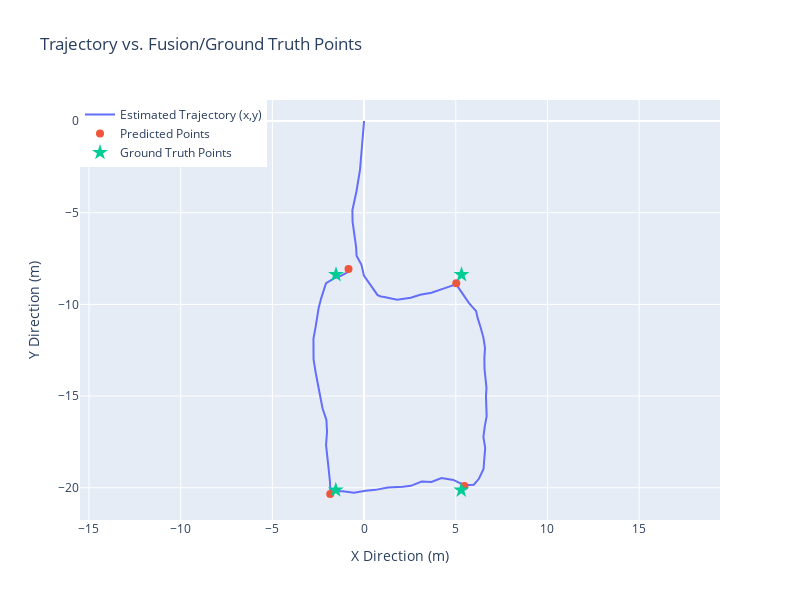

The notebook cell this image was saved under:
### Code cell
# Extract the recorded (x, y) path from the JSON (if available)
xy_coords = [(0, 0)] + [(item['x'], item['y']) for item in data['fusionData']]

# Convert lat/lon predictions and ground truths to local x, y (meters)
fused_xy = [geo_to_xy(start_position, p) for p in lat_lon_list]
true_xy  = [geo_to_xy(start_position, t) for t in ground_truth]

# Separate out the x, y lists
xvals = [coord[0] for coord in xy_coords]
yvals = [coord[1] for coord in xy_coords]

# Create the plotly figure
fig = go.Figure()

# Add estimated trajectory line
fig.add_trace(go.Scatter(
    x=xvals, y=yvals,
    mode='lines',
    name='Estimated Trajectory (x,y)',
    line=dict(width=2)
))

# Add predicted points
fused_x, fused_y = zip(*fused_xy)
fig.add_trace(go.Scatter(
    x=fused_x, y=fused_y,
    mode='markers',
    name='Predicted Points',
    marker=dict(size=8)
))

# Add ground truth points
true_x, true_y = zip(*true_xy)
fig.add_trace(go.Scatter(
    x=true_x, y=true_y,
    mode='markers',
    name='Ground Truth Points',
    marker=dict(symbol='star', size=12)
))

fig.update_layout(
    title='Trajectory vs. Fusion/Ground Truth Points',
    xaxis_title='X Direction (m)',
    yaxis_title='Y Direction (m)',
    legend=dict(x=0, y=1),
    xaxis=dict(scaleanchor='y'),
    yaxis=dict(),
    width=800,
    height=600,
    # paper_bgcolor='rgba(0,0,0,0)',  # transparent paper background
    # plot_bgcolor='rgba(0,0,0,0)'    # transparent plot background
)


fig.show()

# pio.write_image(fig, "trajectory.png", format='png', width=800, height=600, scale=2, engine='kaleido') # Save as PNG

### Figure 1 — Plotly figure (JSON) as saved in the notebook; plotly's stock layout.template omitted (floating-point values rounded to 4 significant figures)
{"data": [{"line": {"width": 2}, "mode": "lines", "name": "Estimated Trajectory (x,y)", "type": "scatter", "x": [0, -0.2223, -0.4141, -0.5423, -0.6371, -0.628, -0.5219, -0.435, -0.4103, -0.1433, -0.008259, 0.7362, 0.9209, 1.096, 1.805, 2.546, 3.06, 3.675, 4.605, 5.021, 5.341, 5.712, 6.11, 6.196, 6.372, 6.511, 6.594, 6.56, 6.567, 6.619, 6.674, 6.648, 6.671, 6.685, 6.582, 6.507, 6.604, 6.573, 6.514, 6.262, 5.982, 5.461, 4.867, 4.222, 3.667, 3.143, 2.545, 2.119, 1.297, 0.6231, 0.07355, -0.5493, -1.162, -1.838, -1.859, -1.943, -2.004, -2.073, -2.02, -2.053, -2.266, -2.412, -2.553, -2.632, -2.755, -2.767, -2.76, -2.648, -2.56, -2.476, -2.336, -2.217, -2.073, -1.663, -1.236, -0.8405], "y": [0, -2.671, -3.829, -4.513, -4.865, -5.494, -6.211, -6.877, -7.342, -7.839, -8.431, -9.498, -9.572, -9.598, -9.752, -9.635, -9.477, -9.362, -9.046, -8.903, -9.373, -9.915, -10.37, -10.75, -11.32, -11.83, -12.38, -12.9, -13.51, -14.01, -14.55, -15.01, -15.49, -16.1, -16.65, -17.23, -17.82, -18.4, -18.98, -19.51, -19.83, -19.86, -19.57, -19.47, -19.68, -19.66, -19.89, -19.94, -19.99, -20.11, -20.16, -20.27, -20.19, -20.19, -19.67, -18.86, -18.24, -17.67, -16.94, -16.3, -15.67, -14.96, -14.33, -13.75, -13.0, -12.4, -11.88, -11.27, -10.65, -10.2, -9.658, -9.227, -8.843, -8.59, -8.433, -8.207]}, {"marker": {"size": 8}, "mode": "markers", "name": "Predicted Points", "type": "scatter", "x": [5.027, 5.47, -1.846, -0.8483], "y": [-8.843, -19.9, -20.34, -8.069]}, {"marker": {"size": 12, "symbol": "star"}, "mode": "markers", "name": "Ground Truth Points", "type": "scatter", "x": [5.313, 5.299, -1.543, -1.53], "y": [-8.381, -20.13, -20.12, -8.376]}], "layout": {"height": 600, "legend": {"x": 0, "y": 1}, "title": {"text": "Trajectory vs. Fusion/Ground Truth Points"}, "width": 800, "xaxis": {"scaleanchor": "y", "title": {"text": "X Direction (m)"}}, "yaxis": {"title": {"text": "Y Direction (m)"}}}}
